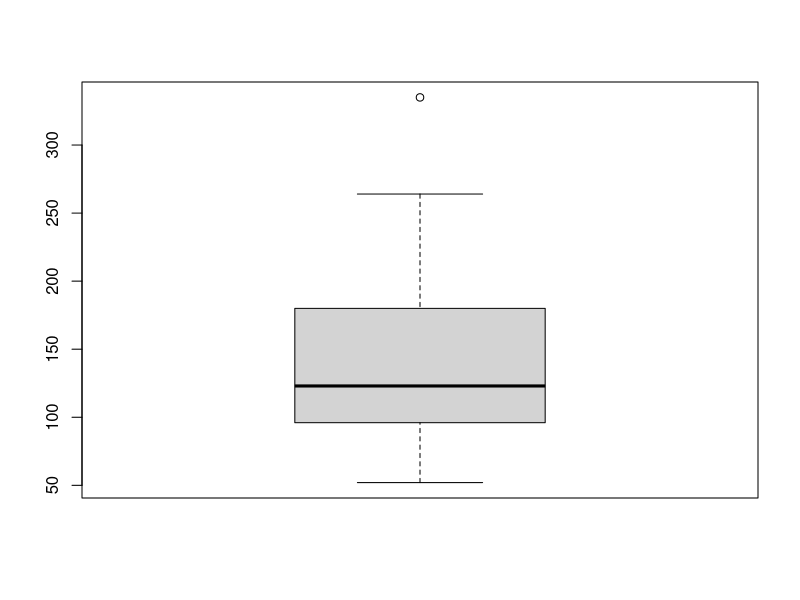
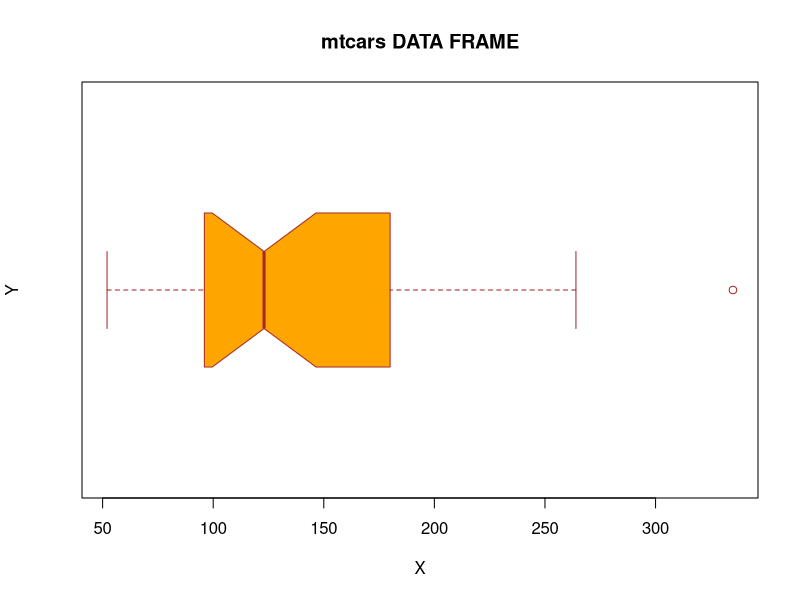
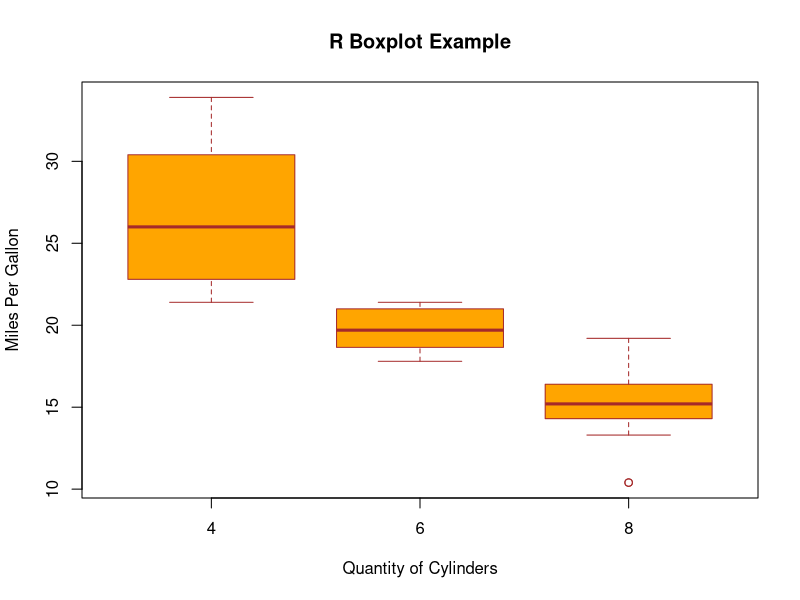
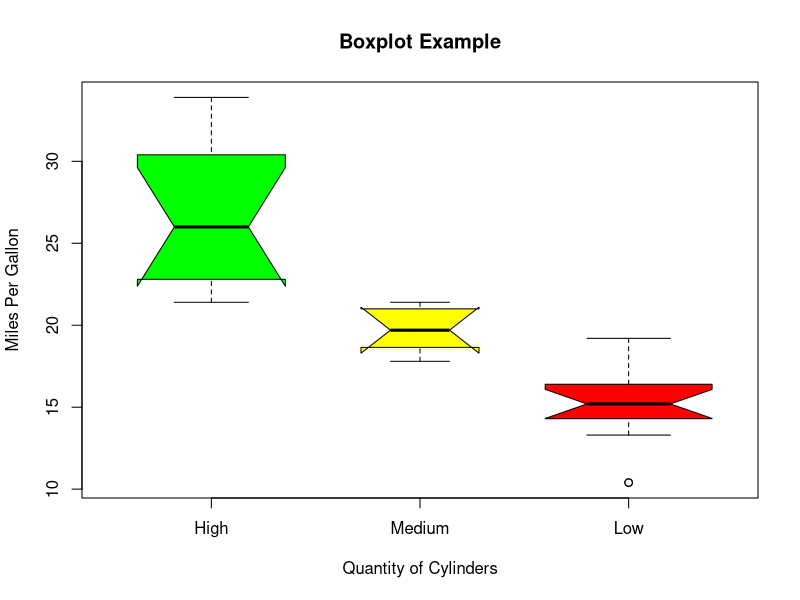

Generate these figures, in order, with R:
# R Boxplot
# R provides a boxplot() function to create a boxplot.
# A box plot (also known as box and whisker plot) is a type of chart often used in
# explanatory data analysis to visually show the distribution of numerical data
# and skewness through displaying the data quartiles (or percentiles) and averages.

# Box plots show the five-number summary of a set of data : including the minimum score,
# first(lower) quartile, median quartile, third(upper) quartile, and maximum score.

# Syntax :
# boxplot(x, data, notch, varwidth, names, main)

# Explanation :

# S.No. Parameter Description
# 1.    x         It is a vector or a formula.
# 2.    data      It is the data frame.
# 3.    notch     It is a logical value set as true to draw a notch.
# 4.    varwidth  It is also a logical value set as true to draw the width
# 5.    names     It is the group of labels that will be printed under each boxplot
# 6.    main      It is used to give a title to the graph.

names(mtcars)

boxplot(mtcars$hp)

boxplot(mtcars$hp,
	main = "mtcars DATA FRAME",
	xlab = "X",
	ylab = "Y",
	col = "orange",
	border = "brown",
	horizontal = TRUE,
	notch = TRUE
)

# Boxplot form formula
# The function boxplot() can also take in formulas of the form y~x 
# where, y is a numeric vector which is grouped according to the value of x.

boxplot(mpg ~ cyl, data = mtcars, xlab = "Quantity of Cylinders",
	ylab = "Miles Per Gallon",
	main = "R Boxplot Example", 
	col = "orange", 
	border = "brown"
)

# Boxplot using notch
# In R, we can draw a boxplot using a notch.
# It helps us to find out how the medians of different data groups match with each other.

boxplot(mpg ~ cyl, data = mtcars,
	xlab = "Quantity of Cylinders",
	ylab = "Miles Per Gallon",
	main = "Boxplot Example",
	notch = TRUE,
	varwidth = TRUE,
	col = c("green", "yellow", "red"),
	names = c("High", "Medium", "Low")
)
